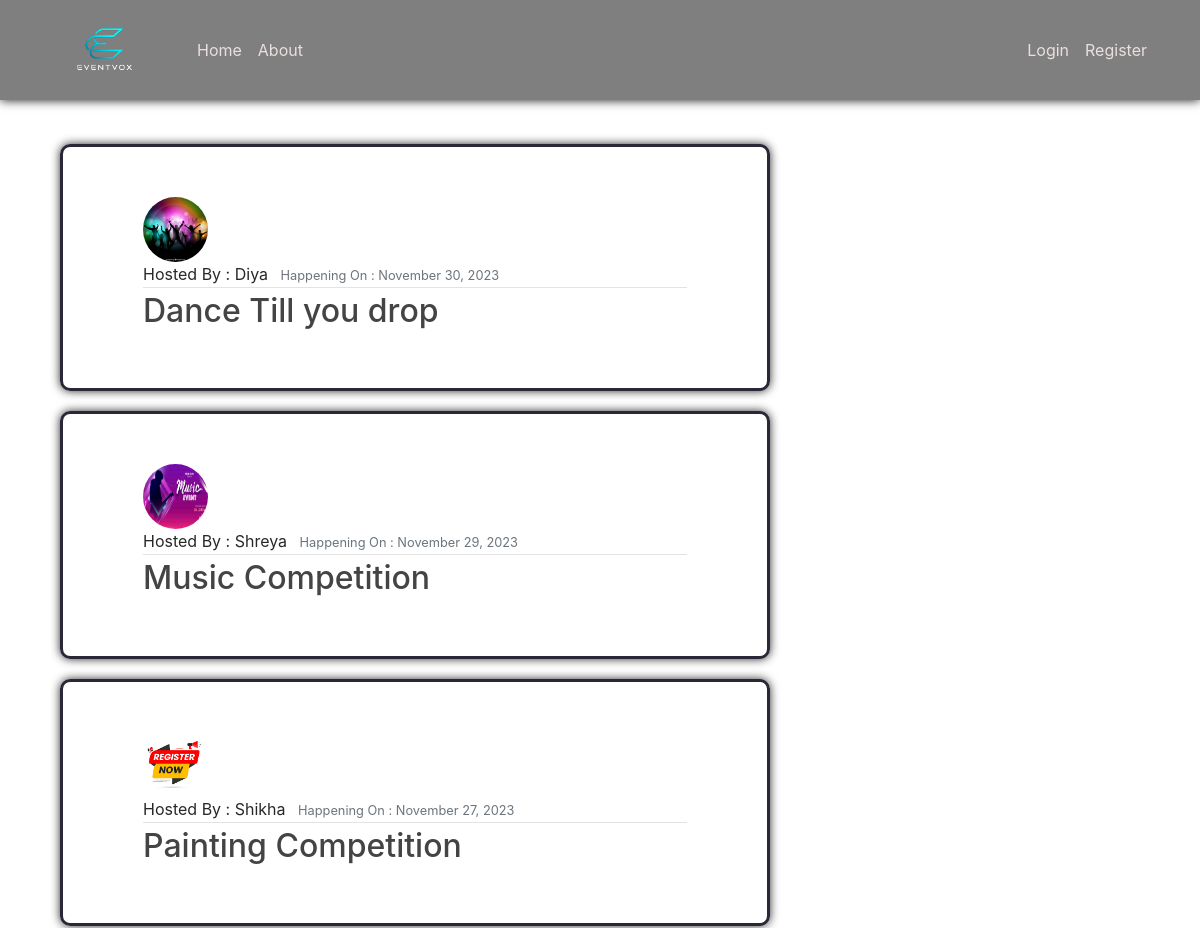
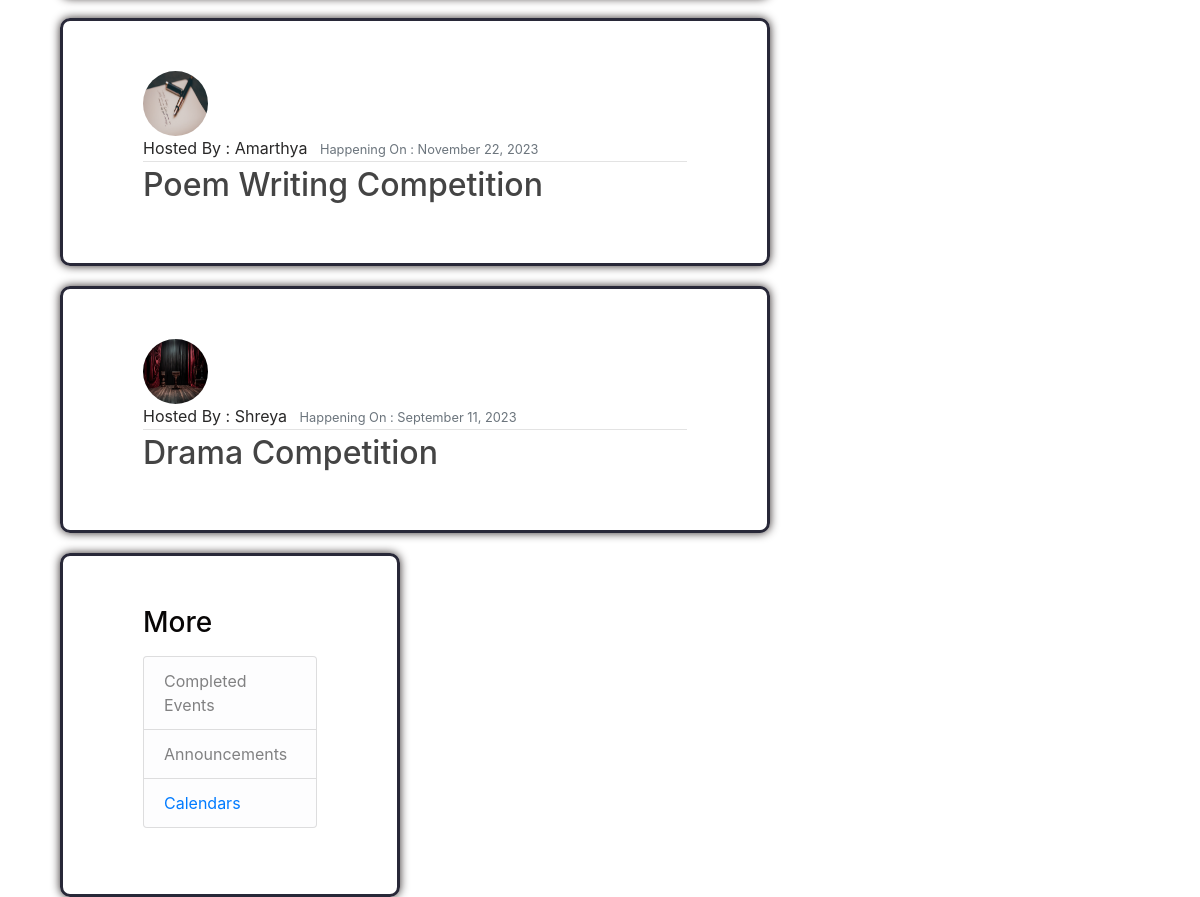
The page / on the database its author committed (2 pictures, top to bottom).
### events/models.py (models this page shows, shortened)
class Event(models.Model):
    title = models.CharField(max_length = 100)
    content = models.TextField()
    date = models.DateField()
    link = models.URLField(max_length=200,default='http://127.0.0.1:8000/')
    organization = models.ForeignKey(User, on_delete=models.CASCADE)
    image = models.ImageField(default = 'default.jpg', upload_to = 'events_pics')

### events/views.py (the view)
# urls.py: path('', EventListView.as_view() , name='events-home'),
class EventListView(ListView):
    model = Event
    template_name = 'events/home.html'
    context_object_name = 'events'
    ordering = ['-date']

### events/templates/events/home.html (shortened to what this page needs)
{% extends "events/base.html" %}
{% load static %}
{% block content %}
    {% for event in events %}
        <article class="media content-section">
          <div class="media-body">
            <img class="rounded-circle article-img" src="{{ event.image.url }}">
            <div class="article-metadata">
              <a class="mr-2" >Hosted By : {{ event.organization }}</a>
              <small class="text-muted"> Happening On : {{ event.date|date:"F d, Y" }}</small>
            </div>
            <h2><a class="article-title" href="{% url 'event-detail' event.id %}">{{ event.title }}</a></h2>
          </div>
        </article>
    {% endfor %}
{% endblock content %}

### events/templates/events/base.html (shortened to what this page needs)
{% load static %}
<!DOCTYPE html>
<html>
<head>
    <link rel="stylesheet" href="https://maxcdn.bootstrapcdn.com/bootstrap/4.0.0/css/bootstrap.min.css">
    <link rel="stylesheet" type="text/css" href="{% static 'events/main.css' %}">
</head>
<body>
    <header class="site-header">
      <nav class="navbar navbar-expand-md navbar-dark bg-steel fixed-top">
        <div class="container">
          <div class="logo">
            <img src="{% static 'events/logo.jpg' %}" alt="EventVox">
          </div>
          <div class="collapse navbar-collapse" id="navbarToggle">
            <div class="navbar-nav mr-auto">
              <a class="nav-item nav-link" href="{% url 'events-home' %}">Home</a>
              <a class="nav-item nav-link" href="{% url 'events-about' %}">About</a>
            </div>
            <div class="navbar-nav">
              {% if user.is_authenticated %}
                <a class="nav-item nav-link" href="{% url 'event-create' %}">Create New Event</a>
                <a class="nav-item nav-link" href="{% url 'profile' %}">Profile</a>
                <a class="nav-item nav-link" href="{% url 'logout' %}">Logout</a>
              {% else %}
                <a class="nav-item nav-link" href="{% url 'login' %}">Login</a>
                <a class="nav-item nav-link" href="{% url 'register' %}">Register</a>
              {% endif %}
            </div>
          </div>
        </div>
      </nav>
    </header>
    <main role="main" class="container">
        <div class="col-md-8">
          {% block content %}{% endblock %}
        </div>
        <div class="col-md-4">
          <div class="content-section">
            <h3>More</h3>
            <p class='text-muted'>
              <ul class="list-group">
                <li class="list-group-item list-group-item-light" ></a>Completed Events</li>
                <li class="list-group-item list-group-item-light">Announcements</li>
                <li class="list-group-item list-group-item-light"><a href="static\events\november-calendar-2023-printable-blank-600x464.png">Calendars</a></li>
              </ul>
            </p>
          </div>
        </div>
    </main>
</body>
</html>

### events/static/events/main.css (style rules this page uses)
body { background: url(bg.jpg); background-size: cover; height: 100vh; background-position: center; color: #292828; margin-top: 9rem; }
h1, h2, h3, h4, h5, h6 { color: #080606; }
ul { margin: 0; }
.bg-steel { width: 100%; height: 100px; display: flex; justify-content: space-between; box-shadow: 0 0 10px #191717; background: rgba(0,0,0,0.5); }
.logo img { max-width: 80px; height: auto; vertical-align: middle; margin-right: 20px; margin-left: 20px; }
.site-header .navbar-nav .nav-link { color: #eadfdf; }
.content-section { background: rgba(255, 255, 255, 0.767); box-shadow: 0 0 10px #312a2a; padding: 50px 80px; border: 3px solid #282838; border-radius: 10px; margin-bottom: 20px; }
.article-title { color: #444444; }
.article-img { height: 65px; width: 65px; margin-right: 16px; }
.article-metadata { padding-bottom: 1px; margin-bottom: 4px; border-bottom: 1px solid #e3e3e3 }

### rows shown on the page
Event: image (picture), organization "Diya", date "November 30, 2023", title "Dance Till you drop"
Event: image (picture), organization "Shreya", date "November 29, 2023", title "Music Competition"
Event: image (placeholder picture), organization "Shikha", date "November 27, 2023", title "Painting Competition"
Event: image (picture), organization "Amarthya", date "November 22, 2023", title "Poem Writing Competition"
Event: image (picture), organization "Shreya", date "September 11, 2023", title "Drama Competition"
